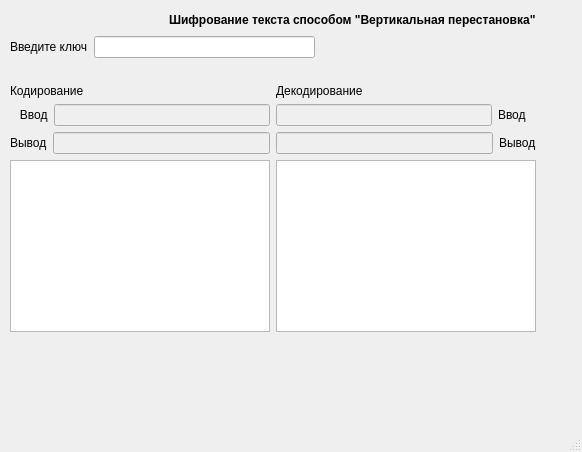
<?xml version="1.0" encoding="UTF-8"?>
<ui version="4.0">
 <class>MainWindow</class>
 <widget class="QMainWindow" name="MainWindow">
  <property name="geometry">
   <rect>
    <x>0</x>
    <y>0</y>
    <width>582</width>
    <height>452</height>
   </rect>
  </property>
  <property name="windowTitle">
   <string>MainWindow</string>
  </property>
  <widget class="QWidget" name="centralwidget">
   <widget class="QWidget" name="">
    <property name="geometry">
     <rect>
      <x>10</x>
      <y>10</y>
      <width>526</width>
      <height>322</height>
     </rect>
    </property>
    <layout class="QVBoxLayout" name="verticalLayout_4">
     <item>
      <layout class="QHBoxLayout" name="horizontalLayout_7">
       <item>
        <spacer name="horizontalSpacer_2">
         <property name="orientation">
          <enum>Qt::Horizontal</enum>
         </property>
         <property name="sizeHint" stdset="0">
          <size>
           <width>40</width>
           <height>20</height>
          </size>
         </property>
        </spacer>
       </item>
       <item>
        <widget class="QLabel" name="label_8">
         <property name="font">
          <font>
           <pointsize>9</pointsize>
           <weight>75</weight>
           <bold>true</bold>
          </font>
         </property>
         <property name="text">
          <string>Шифрование текста способом &quot;Вертикальная перестановка&quot;</string>
         </property>
        </widget>
       </item>
      </layout>
     </item>
     <item>
      <layout class="QVBoxLayout" name="verticalLayout">
       <item>
        <layout class="QHBoxLayout" name="horizontalLayout">
         <item>
          <widget class="QLabel" name="label_5">
           <property name="text">
            <string>Введите ключ</string>
           </property>
          </widget>
         </item>
         <item>
          <widget class="QLineEdit" name="LineEditKey"/>
         </item>
         <item>
          <spacer name="horizontalSpacer">
           <property name="orientation">
            <enum>Qt::Horizontal</enum>
           </property>
           <property name="sizeHint" stdset="0">
            <size>
             <width>40</width>
             <height>20</height>
            </size>
           </property>
          </spacer>
         </item>
        </layout>
       </item>
       <item>
        <widget class="QLabel" name="Label">
         <property name="text">
          <string/>
         </property>
        </widget>
       </item>
      </layout>
     </item>
     <item>
      <layout class="QHBoxLayout" name="horizontalLayout_6">
       <item>
        <layout class="QVBoxLayout" name="verticalLayout_2">
         <item>
          <widget class="QLabel" name="label_6">
           <property name="text">
            <string>Кодирование</string>
           </property>
          </widget>
         </item>
         <item>
          <layout class="QHBoxLayout" name="horizontalLayout_2">
           <item>
            <widget class="QLabel" name="label">
             <property name="text">
              <string>   Ввод</string>
             </property>
            </widget>
           </item>
           <item>
            <widget class="QLineEdit" name="lineEditInput">
             <property name="enabled">
              <bool>false</bool>
             </property>
            </widget>
           </item>
          </layout>
         </item>
         <item>
          <layout class="QHBoxLayout" name="horizontalLayout_3">
           <item>
            <widget class="QLabel" name="label_2">
             <property name="text">
              <string>Вывод</string>
             </property>
            </widget>
           </item>
           <item>
            <widget class="QLineEdit" name="lineEditCodeOutput">
             <property name="enabled">
              <bool>false</bool>
             </property>
            </widget>
           </item>
          </layout>
         </item>
         <item>
          <widget class="QTableWidget" name="tableWidgetInput"/>
         </item>
        </layout>
       </item>
       <item>
        <layout class="QVBoxLayout" name="verticalLayout_3">
         <item>
          <widget class="QLabel" name="label_7">
           <property name="text">
            <string>Декодирование</string>
           </property>
          </widget>
         </item>
         <item>
          <layout class="QHBoxLayout" name="horizontalLayout_4">
           <item>
            <widget class="QLineEdit" name="lineEditOutput">
             <property name="enabled">
              <bool>false</bool>
             </property>
            </widget>
           </item>
           <item>
            <widget class="QLabel" name="label_4">
             <property name="text">
              <string>Ввод   </string>
             </property>
            </widget>
           </item>
          </layout>
         </item>
         <item>
          <layout class="QHBoxLayout" name="horizontalLayout_5">
           <item>
            <widget class="QLineEdit" name="lineEditDecodeOutput">
             <property name="enabled">
              <bool>false</bool>
             </property>
            </widget>
           </item>
           <item>
            <widget class="QLabel" name="label_3">
             <property name="text">
              <string>Вывод</string>
             </property>
            </widget>
           </item>
          </layout>
         </item>
         <item>
          <widget class="QTableWidget" name="tableWidgetOutput"/>
         </item>
        </layout>
       </item>
      </layout>
     </item>
    </layout>
   </widget>
  </widget>
  <widget class="QMenuBar" name="menubar">
   <property name="geometry">
    <rect>
     <x>0</x>
     <y>0</y>
     <width>582</width>
     <height>21</height>
    </rect>
   </property>
  </widget>
  <widget class="QStatusBar" name="statusbar"/>
 </widget>
 <resources/>
 <connections/>
</ui>
